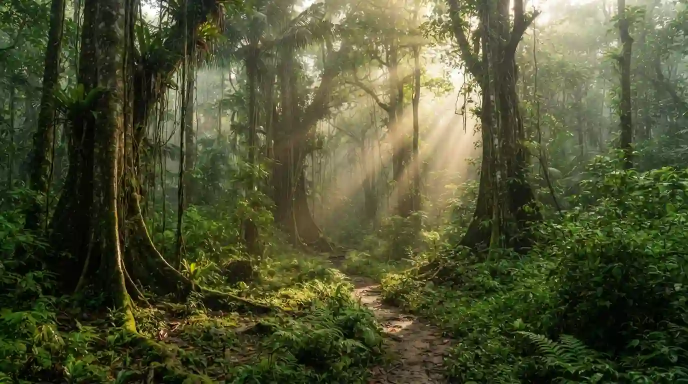
#> input picture assets/img/travel/taman-nasional-alas-purwo.webp, 1376 x 768 px, given in place of taman-nasional-alas-purwo.jpg, which was not available (shown at 1/2 size)
$ python kompress.py
#> lines starting #> are read from the running program, lines starting #| are printed output that depends on the picture; pictures that were not available may be replaced by others from this repository, and a replacement may not be noted
import os
from PIL import Image

def compress_to_webp(input_path, output_path, target_kb=50):
#> called with input_path = 'taman-nasional-alas-purwo.jpg', output_path = 'taman-nasional-alas-purwo.webp', target_kb = 50
    target_bytes = target_kb * 1024

    try:
        img = Image.open(input_path)
#> img is the input picture: PIL image 1376x768 RGB; mean R, G, B 78.7, 82.3, 50.6
    except FileNotFoundError:
        print(f"Error: Gambar {input_path} tidak ditemukan.")
        return

    # Pastikan mode warna kompatibel dengan WebP (RGB atau RGBA untuk transparansi)
    if img.mode not in ("RGB", "RGBA"):
        img = img.convert("RGBA")

    # Pencarian biner (Binary Search) untuk menemukan kualitas (quality) tertinggi
    # yang menghasilkan ukuran file di bawah target
    low, high = 1, 100
    best_quality = 1

    while low <= high:
        mid = (low + high) // 2
        img.save(output_path, format="WEBP", quality=mid)

        if os.path.getsize(output_path) <= target_bytes:
            best_quality = mid
            low = mid + 1  # Coba kualitas yang lebih bagus
        else:
            high = mid - 1 # Ukuran masih terlalu besar, turunkan kualitas

    # Simpan dengan kualitas optimal yang ditemukan
    img.save(output_path, format="WEBP", quality=best_quality)

    # Fallback: Jika di quality 1 (terburuk) ukuran masih > 50KB,
    # perkecil resolusi gambar (resize) sebesar 10% secara iteratif
    while os.path.getsize(output_path) > target_bytes:
        width, height = img.size
        # Hentikan jika gambar sudah terlalu kecil (mencegah error)
        if width <= 20 or height <= 20:
            print("Peringatan: Gambar tidak bisa dikompres lebih kecil lagi tanpa merusak wujudnya.")
            break

        img = img.resize((int(width * 0.9), int(height * 0.9)), Image.Resampling.LANCZOS)
        img.save(output_path, format="WEBP", quality=best_quality)
#> this loop made 0 passes

    final_size_kb = os.path.getsize(output_path) / 1024
#> final_size_kb = 49.45
    print(f"Sukses! Gambar tersimpan di: {output_path}")
#| Sukses! Gambar tersimpan di: taman-nasional-alas-purwo.webp
    print(f"Resolusi Akhir : {img.size[0]}x{img.size[1]}")
#| Resolusi Akhir : 1376x768
    print(f"Ukuran Akhir   : {final_size_kb:.2f} KB (Quality: {best_quality})")
#| Ukuran Akhir   : 49.45 KB (Quality: 19)

# === Cara Penggunaan ===
# Ganti nama file sesuai dengan file yang Anda miliki
input_gambar1 = "taman-nasional-alas-purwo.jpg"
input_gambar2 = "surfing-gland-plengkung.jpg"
input_gambar3 = "savana-sadengan-alas-purwo.jpg"
input_gambar4 = "private-trip-alas-purwo.jpg"
input_gambar5 = "pantai-pancur-alas-purwo.jpg"
input_gambar6 = "open-trip-alas-purwo-explorer.jpg"
input_gambar7 = "open-trip-alas-purwo-2h1m.jpg"
input_gambar8 = "hutan-bambu-alas-purwo.jpg"

output_gambar1 = "taman-nasional-alas-purwo.webp"
output_gambar2 = "surfing-gland-plengkung.webp"
output_gambar3 = "savana-sadengan-alas-purwo.webp"
output_gambar4 = "private-trip-alas-purwo.webp"
output_gambar5 = "pantai-pancur-alas-purwo.webp"
output_gambar6 = "open-trip-alas-purwo-explorer.webp"
output_gambar7 = "open-trip-alas-purwo-2h1m.webp"
output_gambar8 = "hutan-bambu-alas-purwo.webp"

compress_to_webp(input_gambar1, output_gambar1, target_kb=50)
compress_to_webp(input_gambar2, output_gambar2, target_kb=50)
#> call 2 of compress_to_webp, with input_path = 'surfing-gland-plengkung.jpg', output_path = 'surfing-gland-plengkung.webp', target_kb = 50
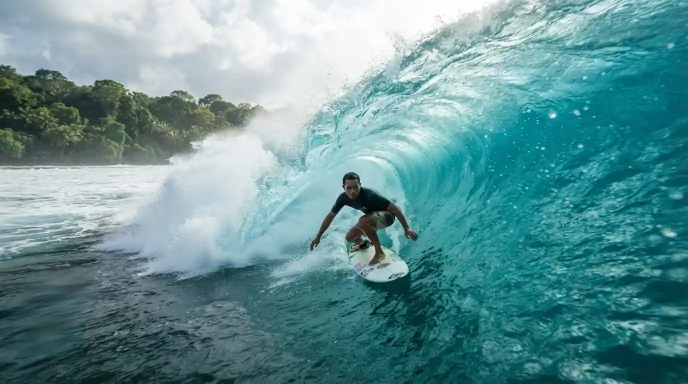
#> input picture assets/img/travel/surfing-gland-plengkung.webp, 1376 x 768 px, given in place of surfing-gland-plengkung.jpg, which was not available (shown at 1/2 size)
#> in compress_to_webp, img is the input picture: PIL image 1376x768 RGB; mean R, G, B 99.7, 147.1, 150
#> in compress_to_webp (call 2), `final_size_kb = os.path.getsize(output_path) / 1024`: final_size_kb = 49.96
#| Sukses! Gambar tersimpan di: surfing-gland-plengkung.webp
#| Resolusi Akhir : 1376x768
#| Ukuran Akhir   : 49.96 KB (Quality: 40)
compress_to_webp(input_gambar3, output_gambar3, target_kb=50)
#> call 3 of compress_to_webp, with input_path = 'savana-sadengan-alas-purwo.jpg', output_path = 'savana-sadengan-alas-purwo.webp', target_kb = 50
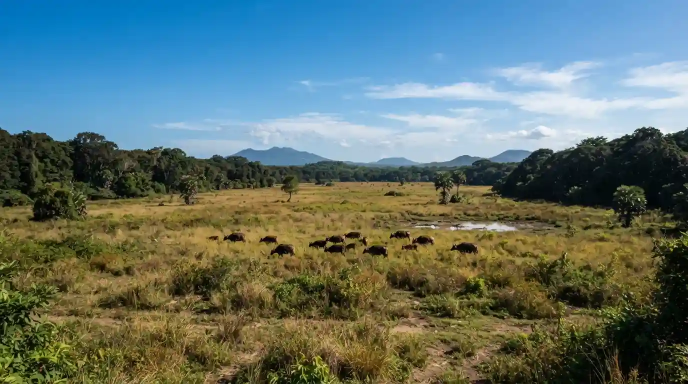
#> input picture assets/img/travel/savana-sadengan-alas-purwo.webp, 1376 x 768 px, given in place of savana-sadengan-alas-purwo.jpg, which was not available (shown at 1/2 size)
#> in compress_to_webp, img is the input picture: PIL image 1376x768 RGB; mean R, G, B 95.8, 115.2, 110.8
#> in compress_to_webp (call 3), `final_size_kb = os.path.getsize(output_path) / 1024`: final_size_kb = 49.7
#| Sukses! Gambar tersimpan di: savana-sadengan-alas-purwo.webp
#| Resolusi Akhir : 1376x768
#| Ukuran Akhir   : 49.70 KB (Quality: 30)
compress_to_webp(input_gambar4, output_gambar4, target_kb=50)
#> call 4 of compress_to_webp, with input_path = 'private-trip-alas-purwo.jpg', output_path = 'private-trip-alas-purwo.webp', target_kb = 50
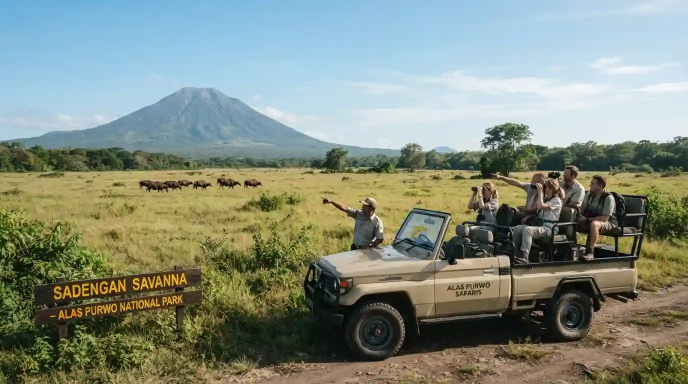
#> input picture assets/img/travel/private-trip-alas-purwo.webp, 1376 x 768 px, given in place of private-trip-alas-purwo.jpg, which was not available (shown at 1/2 size)
#> in compress_to_webp, img is the input picture: PIL image 1376x768 RGB; mean R, G, B 131, 140.5, 126.8
#> in compress_to_webp (call 4), `final_size_kb = os.path.getsize(output_path) / 1024`: final_size_kb = 49.3
#| Sukses! Gambar tersimpan di: private-trip-alas-purwo.webp
#| Resolusi Akhir : 1376x768
#| Ukuran Akhir   : 49.30 KB (Quality: 26)
compress_to_webp(input_gambar5, output_gambar5, target_kb=50)
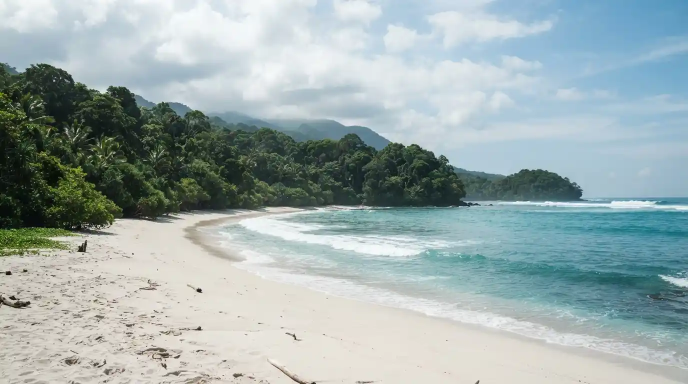
#> input picture assets/img/travel/pantai-pancur-alas-purwo.webp, 1376 x 768 px, given in place of pantai-pancur-alas-purwo.jpg, which was not available (shown at 1/2 size)
#> in compress_to_webp, img is the input picture: PIL image 1376x768 RGB; mean R, G, B 157.1, 172.7, 172.7
#> in compress_to_webp (call 5), `final_size_kb = os.path.getsize(output_path) / 1024`: final_size_kb = 49.98
#| Sukses! Gambar tersimpan di: pantai-pancur-alas-purwo.webp
#| Resolusi Akhir : 1376x768
#| Ukuran Akhir   : 49.98 KB (Quality: 52)
compress_to_webp(input_gambar6, output_gambar6, target_kb=50)
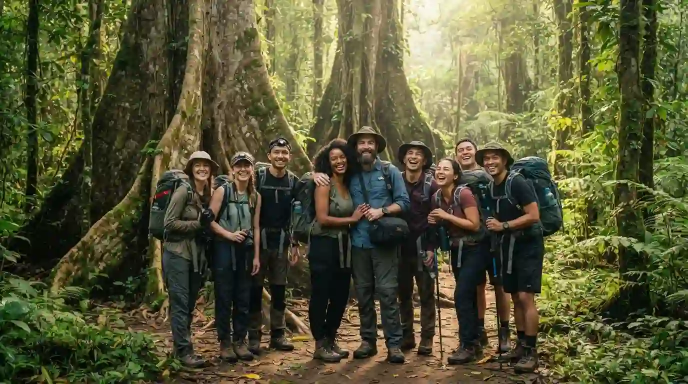
#> input picture assets/img/travel/open-trip-alas-purwo-explorer.webp, 1376 x 768 px, given in place of open-trip-alas-purwo-explorer.jpg, which was not available (shown at 1/2 size)
#> in compress_to_webp, img is the input picture: PIL image 1376x768 RGB; mean R, G, B 85.3, 85.4, 53
#> in compress_to_webp (call 6), `final_size_kb = os.path.getsize(output_path) / 1024`: final_size_kb = 49.54
#| Sukses! Gambar tersimpan di: open-trip-alas-purwo-explorer.webp
#| Resolusi Akhir : 1376x768
#| Ukuran Akhir   : 49.54 KB (Quality: 11)
compress_to_webp(input_gambar7, output_gambar7, target_kb=50)
compress_to_webp(input_gambar8, output_gambar8, target_kb=50)
